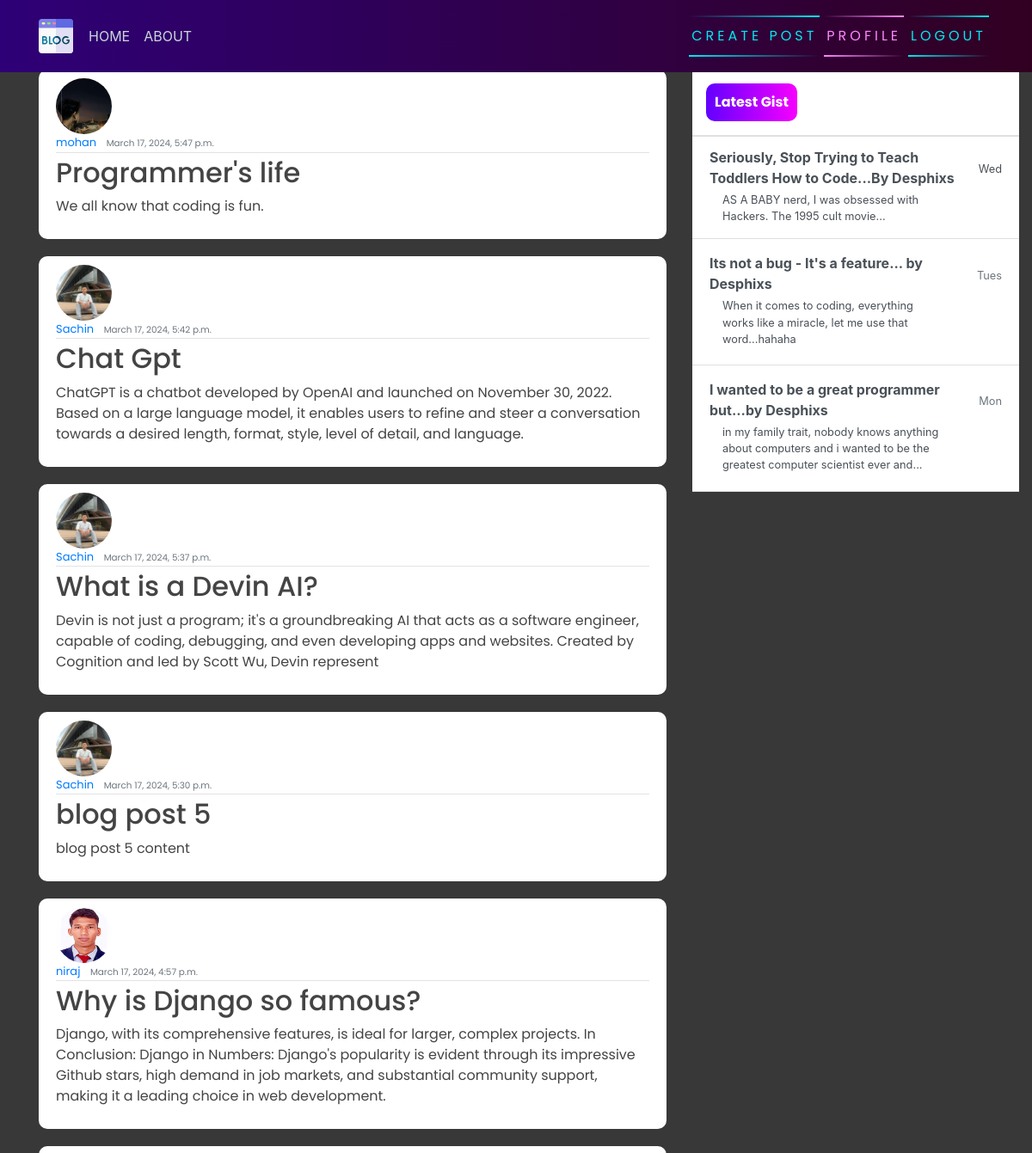
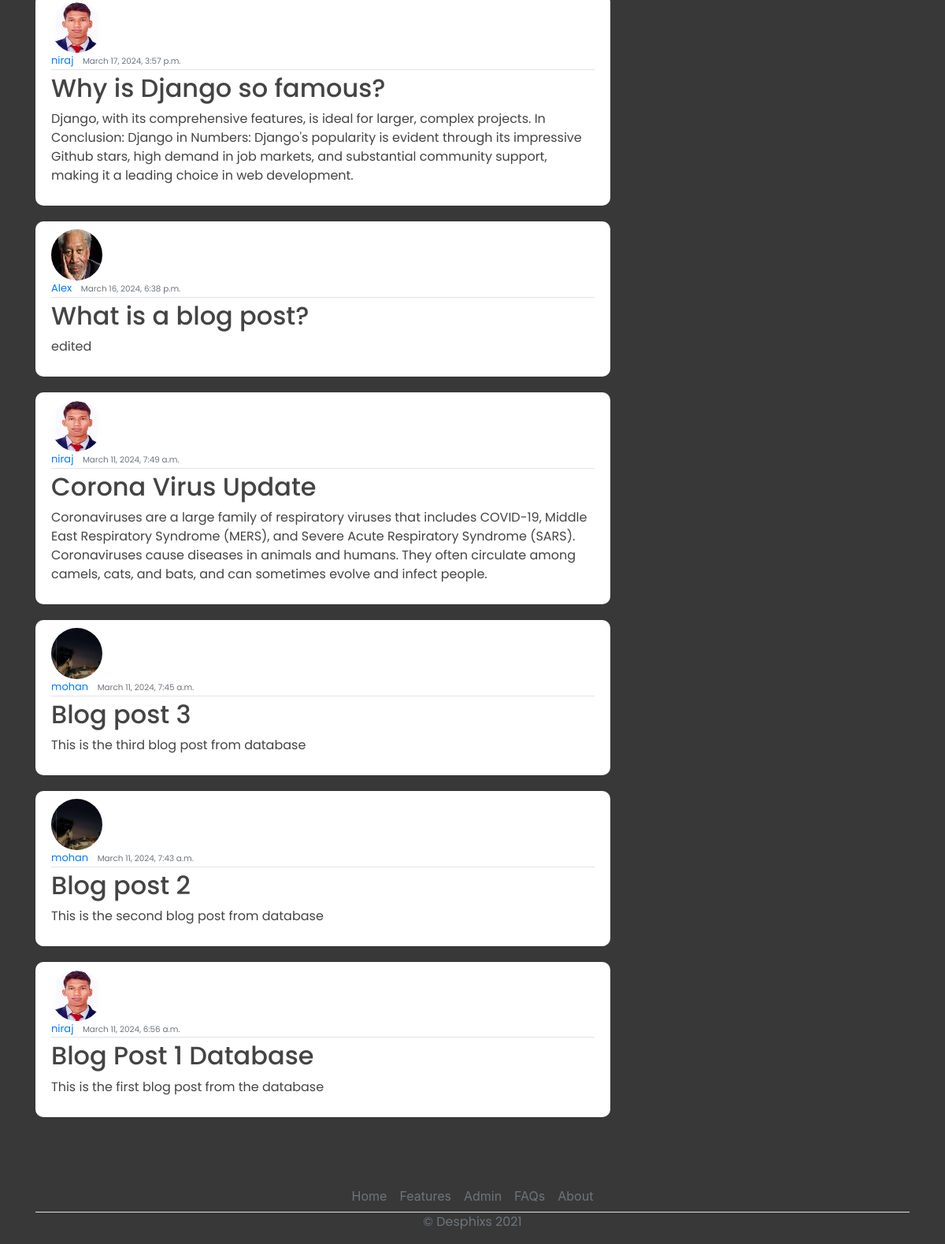
The app's page / (signed in) with its own data (2 pictures, top to bottom).
### blog/models.py (models this page shows, shortened)
class Post(models.Model):
    title = models.CharField(max_length=1000)
    content = models.TextField()
    date_posted = models.DateTimeField(default=timezone.now)
    author = models.ForeignKey(User, on_delete=models.CASCADE)

### users/models.py (models this page shows, shortened)
class Profile(models.Model):
    user = models.OneToOneField(User, on_delete=models.CASCADE)
    image = models.ImageField(default="default.jpg",upload_to='profile_pics')

### blog/views.py (the view)
# urls.py: path('',PostListView.as_view(),name='blog-home'),
class PostListView(LoginRequiredMixin,ListView):
    model = Post
    template_name = 'blog/home.html'
    context_object_name = 'posts'
    ordering = ["-date_posted"]

### blog/templates/blog/home.html
{%extends 'blog/base.html'%} {%block title %}Blog.......... Page{%endblock%}
{%block content%} {%for post in posts%}
<article class="media content-section">
  <div class="media-body">
    <img
      class="rounded-circle article-img"
      src="{{post.author.profile.image.url}}"
      alt=""
    />
    <div class="article-metadata">
      <a class="mr-2" href="#">{{ post.author }}</a>
      <small class="text-muted">{{ post.date_posted }}</small>
    </div>
    <h2>
      <a class="article-title" href="{%url 'blog-detail' post.id%}"
        >{{ post.title }}</a
      >
    </h2>
    <p class="article-content">{{ post.content }}</p>
  </div>
  <br />
</article>
{%endfor%} {%endblock%}

### blog/templates/blog/base.html (shortened to what this page needs)
{% load static %}
<!DOCTYPE html>
<html>
  <head>
    <link
      rel="stylesheet"
      href="https://maxcdn.bootstrapcdn.com/bootstrap/4.0.0/css/bootstrap.min.css"
    />
    <link rel="stylesheet" href="{% static 'blog/main.css' %}" />
  </head>
  <body>
    <header class="site-header">
      <nav class="navbar navbar-expand-md navbar-dark bg-steel fixed-top">
        <div class="container">
          <div class="collapse navbar-collapse" id="navbarToggle">
            <div class="navbar-nav mr-auto">
              {%if user.is_authenticated%}
              <a class="nav-item nav-link" href="/">HOME</a>
              <a class="nav-item nav-link" href="/about">ABOUT</a>
            </div>
            <div class="navbar-nav">
              <a href="{%url 'blog-new'%}" id="auth-links">
                <span></span>
                <span></span>
                Create Post
              </a>
              <a href="{%url 'profile'%}" id="auth-links">
                <span></span>
                <span></span>
                Profile
              </a>
              <a href="{%url 'Logout'%}" id="auth-links">
                <span></span>
                <span></span>
                Logout
              </a>
              {%endif%}
            </div>
          </div>
        </div>
      </nav>
    </header>
    <main role="main" class="container">
      <div class="row">
        <div class="col-md-8">
        </div>
        <div class="col-md-8">{% block content %}{% endblock %}</div>
        <div class="col-md-4">
          <div class="content-sectionw">
            <div
              class="d-flex flex-column align-items-stretch flex-shrink-0 bg-white"
              style="width: 380px"
              style="padding-top: 120px"
            >
              <a
                id="list-group"
                style="text-decoration: none"
                href=""
                class="d-flex align-items-center flex-shrink-0 p-3 link-dark text-decoration-none border-bottom"
              >
                <span class="fs-5 fw-semibold" id="gist-btn">Latest Gist</span>
              </a>
              <div class="list-group list-group-flush border-bottom scrollarea">
                <a
                  href="#"
                  class="list-group-item list-group-item-action lh-tight"
                  aria-current="true"
                >
                  <div
                    class="d-flex w-100 align-items-center justify-content-between"
                  >
                    <strong class="mb-1"
                      >Seriously, Stop Trying to Teach Toddlers How to Code...By
                      Desphixs
                    </strong>
                    <small>Wed</small>
                  </div>
                  <div class="col-10 mb-1 small">
                    AS A BABY nerd, I was obsessed with Hackers. The 1995 cult
                    movie...
                  </div>
                </a>
                <a
                  href="#"
                  class="list-group-item list-group-item-action py-3 lh-tight"
                >
                  <div
                    class="d-flex w-100 align-items-center justify-content-between"
                  >
                    <strong class="mb-1"
                      >Its not a bug - It's a feature... by Desphixs</strong
                    >
                    <small class="text-muted">Tues</small>
                  </div>
                  <div class="col-10 mb-1 small">
                    When it comes to coding, everything works like a miracle,
                    let me use that word...hahaha
                  </div>
                </a>
                <a
                  href="#"
                  class="list-group-item list-group-item-action py-3 lh-tight"
                >
                  <div
                    class="d-flex w-100 align-items-center justify-content-between"
                  >
                    <strong class="mb-1"
                      >I wanted to be a great programmer but...by
                      Desphixs</strong
                    >
                    <small class="text-muted">Mon</small>
                  </div>
                  <div class="col-10 mb-1 small">
                    in my family trait, nobody knows anything about computers
                    and i wanted to be the greatest computer scientist ever
                    and...
                  </div>
                </a>
              </div>
            </div>
          </div>
        </div>
      </div>
      <footer class="">
        <ul
          class="nav justify-content-center border-bottom"
          style="margin-top: 60px"
        >
          <li class="nav-item">
            <a href="#" class="nav-link px-2 text-muted">Home</a>
          </li>
          <li class="nav-item">
            <a href="#" class="nav-link px-2 text-muted">Features</a>
          </li>
          <li class="nav-item">
            <a
              href="http://127.0.0.1:8000/admin/"
              class="nav-link px-2 text-muted"
              >Admin</a
            >
          </li>
          <li class="nav-item">
            <a href="#" class="nav-link px-2 text-muted">FAQs</a>
          </li>
          <li class="nav-item">
            <a href="#" class="nav-link px-2 text-muted">About</a>
          </li>
        </ul>
        <p class="text-center text-muted">&copy; Desphixs 2021</p>
      </footer>
    </main>
  </body>
</html>

### blog/static/blog/main.css (style rules this page uses)
body { background-color: rgb(56, 56, 56); margin-top: 5rem; background-size: contain; background-repeat: no-repeat; }
h1, h2, h3, h4, h5, h6, p { color: #444444; font-family: 'Poppins', sans-serif; }
ul { margin: 0; }
.bg-steel { background: linear-gradient(270deg, rgb(49, 0, 33) 0%, rgb(46, 0, 119) 100%); }
.site-header .navbar-nav .nav-link { color: #cbd5db; }
.content-section { background: #ffffff; padding: 10px 20px; border-radius: 10px; margin-bottom: 20px; }
.article-title { color: #444444; }
.article-content { white-space: pre-line; }
.article-img { height: 65px; width: 65px; margin-right: 16px; }
.article-metadata { font-family: 'Poppins', sans-serif; padding-bottom: 1px; margin-bottom: 4px; font-size: 13px; border-bottom: 1px solid #e3e3e3 }
svg { width: 50px; height: 50px; }
#auth-links { font-family: 'Poppins', sans-serif; position: relative; display: inline-block; padding: 12px 3px; margin: 10px 0; color: #03e9f4; text-decoration: none; text-transform: uppercase; transition: 0.5s; letter-spacing: 4px; overflow: hidden; margin-right: 5px; }
#auth-links:nth-child(2) { filter: hue-rotate(110deg); }
#auth-links span { position: absolute; display: block; }
#auth-links span:nth-child(1) { top: 0; left: 0; width: 100%; height: 2px; background: linear-gradient(90deg,transparent,#03e9f4); animation: animate1 1s linear infinite; }
#auth-links span:nth-child(3) { bottom: 0; right: 0; width: 100%; height: 2px; background: linear-gradient(270deg,transparent,#03e9f4); animation: animate3 1s linear infinite; animation-delay: 0.50s; }
#gist-btn { color: black; background: linear-gradient(270deg, rgb(247, 0, 255) 0%, rgb(98, 0, 255) 100%); padding: 10px; color: white; font-family: 'Poppins', sans-serif; font-weight: bold; border-radius: 10px; }

### records on screen
Post: author.profile.image (picture), author "mohan", date_posted "March 17, 2024, 5:47 p.m.", title "Programmer's life", content "We all know that coding is fun."
Post: author.profile.image (picture), author "Sachin", date_posted "March 17, 2024, 5:42 p.m.", title "Chat Gpt", content "ChatGPT is a chatbot developed by OpenAI and launched on November 30, 2022. Based on a large language model, it enables users to refine and steer a conversation towards a desired length, format, style, level of detail, and language."
Post: author.profile.image (picture), author "Sachin", date_posted "March 17, 2024, 5:37 p.m.", title "What is a Devin AI?", content "Devin is not just a program; it's a groundbreaking AI that acts as a software engineer, capable of coding, debugging, and even developing apps and websites. Created by Cognition and led by Scott Wu, Devin represent"
Post: author.profile.image (picture), author "Sachin", date_posted "March 17, 2024, 5:30 p.m.", title "blog post 5", content "blog post 5 content"
Post: author.profile.image (picture), author "niraj", date_posted "March 17, 2024, 4:57 p.m.", title "Why is Django so famous?", content "Django, with its comprehensive features, is ideal for larger, complex projects. In Conclusion: Django in Numbers: Django's popularity is evident through its impressive Github stars, high demand in job markets, and substantial community support, making it a leading choice in web development."
Post: author.profile.image (picture), author "niraj", date_posted "March 17, 2024, 3:57 p.m.", title "Why is Django so famous?", content "Django, with its comprehensive features, is ideal for larger, complex projects. In Conclusion: Django in Numbers: Django's popularity is evident through its impressive Github stars, high demand in job markets, and substantial community support, making it a leading choice in web development."
Post: author.profile.image (picture), author "Alex", date_posted "March 16, 2024, 6:38 p.m.", title "What is a blog post?", content "edited"
Post: author.profile.image (picture), author "niraj", date_posted "March 11, 2024, 7:49 a.m.", title "Corona Virus Update", content "Coronaviruses are a large family of respiratory viruses that includes COVID-19, Middle East Respiratory Syndrome (MERS), and Severe Acute Respiratory Syndrome (SARS). Coronaviruses cause diseases in animals and humans. They often circulate among camels, cats, and bats, and can sometimes evolve and infect people."
Post: author.profile.image (picture), author "mohan", date_posted "March 11, 2024, 7:45 a.m.", title "Blog post 3", content "This is the third blog post from database"
Post: author.profile.image (picture), author "mohan", date_posted "March 11, 2024, 7:43 a.m.", title "Blog post 2", content "This is the second blog post from database"
Post: author.profile.image (picture), author "niraj", date_posted "March 11, 2024, 6:56 a.m.", title "Blog Post 1 Database", content "This is the first blog post from the database"
